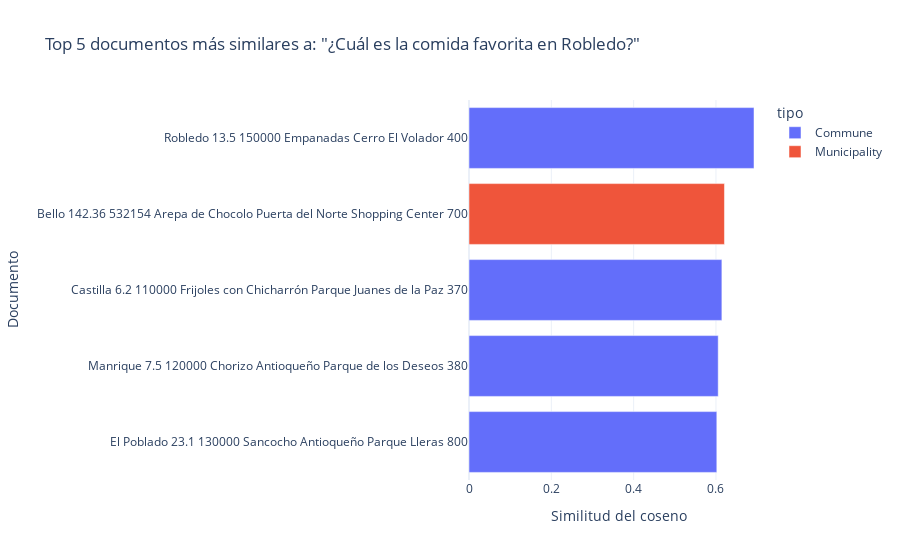

Notebook source saved alongside this figure:
### Markdown cell above
## Demostración de Consulta

Finalmente, veamos cómo funciona una consulta real y qué documentos recupera:

### Code cell
# Función para probar consultas y visualizar resultados
def test_query(query_text, top_k=5):
    # Obtener embedding de la consulta
    query_embedding = embeddings.embed_query(query_text)
    
    # Calcular similitud con todos los documentos
    similarities = []
    for emb in embeddings_array:
        similarity = cosine_similarity(query_embedding, emb)
        similarities.append(similarity)
    
    # Crear dataframe con resultados
    results_df = pd.DataFrame({
        'documento': results['documents'],
        'similitud': similarities,
        'tipo': location_types
    })
    
    # Ordenar por similitud
    results_df = results_df.sort_values('similitud', ascending=False).reset_index(drop=True)
    
    # Crear gráfico de barras para los top_k resultados
    top_results = results_df.head(top_k)
    
    fig = px.bar(
        top_results, 
        y='documento', 
        x='similitud',
        color='tipo',
        orientation='h',
        title=f'Top {top_k} documentos más similares a: "{query_text}"',
        labels={'similitud': 'Similitud del coseno', 'documento': 'Documento'},
        template='plotly_white'
    )
    
    fig.update_layout(
        yaxis={'categoryorder':'total ascending'},
        xaxis_title="Similitud del coseno",
        yaxis_title="Documento"
    )
    
    fig.show()
    
    return top_results

# Probar con una consulta sobre Robledo
query = "¿Cuál es la comida favorita en Robledo?"
print(f"Consulta: '{query}'")
test_query(query)

### Figure 1 — Plotly figure (JSON) as saved in the notebook; plotly's stock layout.template omitted (floating-point values rounded to 4 significant figures)
{"data": [{"hovertemplate": "tipo=Commune<br>Similitud del coseno=%{x}<br>Documento=%{y}<extra></extra>", "legendgroup": "Commune", "marker": {"color": "#636efa", "pattern": {"shape": ""}}, "name": "Commune", "orientation": "h", "showlegend": true, "textposition": "auto", "type": "bar", "x": [0.6924, 0.6144, 0.6055, 0.6021], "xaxis": "x", "y": ["Robledo 13.5 150000 Empanadas Cerro El Volador 400", "Castilla 6.2 110000 Frijoles con Chicharrón Parque Juanes de la Paz 370", "Manrique 7.5 120000 Chorizo Antioqueño Parque de los Deseos 380", "El Poblado 23.1 130000 Sancocho Antioqueño Parque Lleras 800"], "yaxis": "y"}, {"hovertemplate": "tipo=Municipality<br>Similitud del coseno=%{x}<br>Documento=%{y}<extra></extra>", "legendgroup": "Municipality", "marker": {"color": "#EF553B", "pattern": {"shape": ""}}, "name": "Municipality", "orientation": "h", "showlegend": true, "textposition": "auto", "type": "bar", "x": [0.6206], "xaxis": "x", "y": ["Bello 142.36 532154 Arepa de Chocolo Puerta del Norte Shopping Center 700"], "yaxis": "y"}], "layout": {"barmode": "relative", "legend": {"title": {"text": "tipo"}, "tracegroupgap": 0}, "title": {"text": "Top 5 documentos más similares a: \"¿Cuál es la comida favorita en Robledo?\""}, "xaxis": {"anchor": "y", "domain": [0, 1], "title": {"text": "Similitud del coseno"}}, "yaxis": {"anchor": "x", "categoryorder": "total ascending", "domain": [0, 1], "title": {"text": "Documento"}}}}
